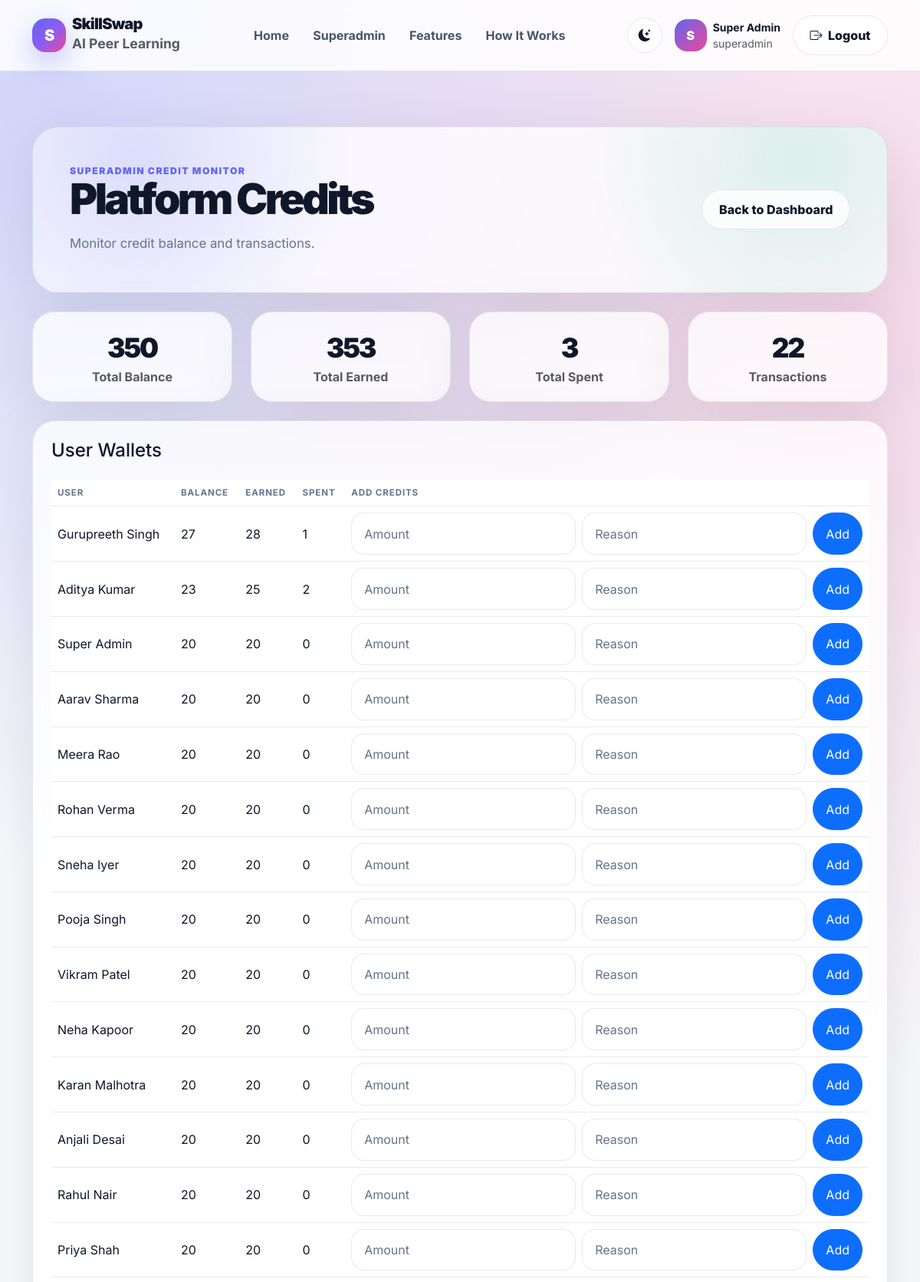
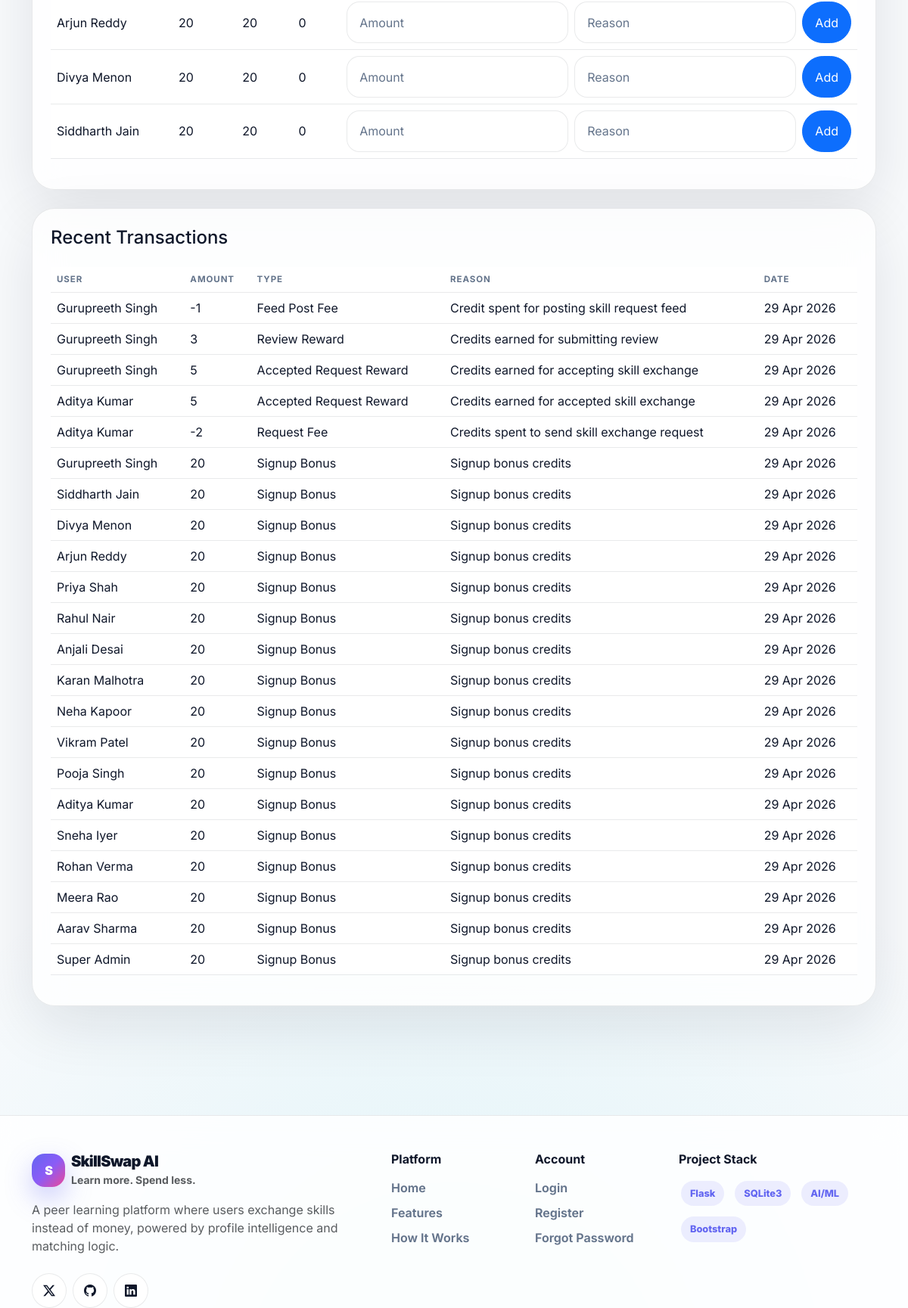
Page /admin/credits (signed in, upper part) on the committed database (2 pictures, top to bottom).
### app.py (models this page shows)
class User(db.Model):
    id = db.Column(db.Integer, primary_key=True)
    full_name = db.Column(db.String(120), nullable=False)
    email = db.Column(db.String(150), unique=True, nullable=False)
    password = db.Column(db.String(255), nullable=False)
    role = db.Column(db.String(50), default="user")
    skills_offered = db.Column(db.String(255), default="")
    skills_wanted = db.Column(db.String(255), default="")
    reset_token = db.Column(db.String(255), nullable=True)
    created_at = db.Column(db.DateTime, default=datetime.utcnow)

class CreditWallet(db.Model):
    id = db.Column(db.Integer, primary_key=True)
    user_id = db.Column(db.Integer, db.ForeignKey("user.id"), unique=True, nullable=False)
    balance = db.Column(db.Integer, default=20)
    total_earned = db.Column(db.Integer, default=20)
    total_spent = db.Column(db.Integer, default=0)
    updated_at = db.Column(db.DateTime, default=datetime.utcnow)
    user = db.relationship("User", backref="credit_wallet", uselist=False)

class CreditTransaction(db.Model):
    id = db.Column(db.Integer, primary_key=True)
    user_id = db.Column(db.Integer, db.ForeignKey("user.id"), nullable=False)
    amount = db.Column(db.Integer, nullable=False)
    transaction_type = db.Column(db.String(50), nullable=False)
    reason = db.Column(db.String(255), nullable=False)
    related_request_id = db.Column(db.Integer, db.ForeignKey("skill_exchange_request.id"), nullable=True)
    created_at = db.Column(db.DateTime, default=datetime.utcnow)
    user = db.relationship("User", backref="credit_transactions")
    related_request = db.relationship("SkillExchangeRequest", backref="credit_transactions")

### app.py (the view)
@app.route("/admin/credits")
def admin_credits():
    if not login_required():
        flash("Please login first.", "danger")
        return redirect(url_for("login"))
    if not superadmin_required():
        flash("Access denied. Superadmin only.", "danger")
        return redirect(url_for("user_dashboard"))
    wallets = CreditWallet.query.order_by(CreditWallet.balance.desc()).all()
    transactions = CreditTransaction.query.order_by(
        CreditTransaction.created_at.desc()
    ).limit(100).all()
    credit_stats = get_platform_credit_stats()
    return render_template(
        "admin_credits.html",
        wallets=wallets,
        transactions=transactions,
        credit_stats=credit_stats
    )

### app.py (called while the page is built)
def login_required():
    return "user_id" in session

def superadmin_required():
    return session.get("role") == "superadmin"

def get_platform_credit_stats():
    total_balance = db.session.query(db.func.sum(CreditWallet.balance)).scalar() or 0
    total_earned = db.session.query(db.func.sum(CreditWallet.total_earned)).scalar() or 0
    total_spent = db.session.query(db.func.sum(CreditWallet.total_spent)).scalar() or 0
    return {
        "total_balance": total_balance,
        "total_earned": total_earned,
        "total_spent": total_spent,
        "transaction_count": CreditTransaction.query.count(),
    }

### templates/admin_credits.html (shortened to what this page needs)
{% extends "base.html" %}
{% block content %}
<section class="easy-page-section">
  <div class="container">
    <div class="easy-hero-card mb-4">
      <div class="d-flex flex-column flex-lg-row justify-content-between align-items-lg-center gap-3">
        <div>
          <div class="section-eyebrow">Superadmin Credit Monitor</div>
          <h1 class="easy-title">Platform Credits</h1>
          <p class="section-subtitle mb-0">Monitor credit balance and transactions.</p>
        </div>
        <a href="{{ url_for('superadmin_dashboard') }}" class="premium-btn premium-btn-soft">Back to Dashboard</a>
      </div>
    </div>
    <div class="row g-4 mb-4">
      <div class="col-md-3"><div class="easy-stat-card"><div class="stat-number">{{ credit_stats.total_balance }}</div><div class="text-muted fw-bold">Total Balance</div></div></div>
      <div class="col-md-3"><div class="easy-stat-card"><div class="stat-number">{{ credit_stats.total_earned }}</div><div class="text-muted fw-bold">Total Earned</div></div></div>
      <div class="col-md-3"><div class="easy-stat-card"><div class="stat-number">{{ credit_stats.total_spent }}</div><div class="text-muted fw-bold">Total Spent</div></div></div>
      <div class="col-md-3"><div class="easy-stat-card"><div class="stat-number">{{ credit_stats.transaction_count }}</div><div class="text-muted fw-bold">Transactions</div></div></div>
    </div>
    <div class="easy-panel mb-4">
      <h4 class="fw-black mb-4">User Wallets</h4>
      <div class="table-responsive">
        <table class="table align-middle">
          <thead>
            <tr>
              <th>User</th>
              <th>Balance</th>
              <th>Earned</th>
              <th>Spent</th>
              <th>Add Credits</th>
            </tr>
          </thead>
          <tbody>
            {% for wallet in wallets %}
              <tr>
                <td>{{ wallet.user.full_name }}</td>
                <td>{{ wallet.balance }}</td>
                <td>{{ wallet.total_earned }}</td>
                <td>{{ wallet.total_spent }}</td>
                <td>
                  <form method="POST" action="{{ url_for('admin_add_credits', user_id=wallet.user_id) }}" class="d-flex gap-2">
                    <input type="number" name="amount" class="form-control" placeholder="Amount" min="1" required>
                    <input type="text" name="reason" class="form-control" placeholder="Reason">
                    <button class="btn btn-primary rounded-pill px-3" type="submit">Add</button>
                  </form>
                </td>
              </tr>
            {% endfor %}
          </tbody>
        </table>
      </div>
    </div>
    <div class="easy-panel">
      <h4 class="fw-black mb-4">Recent Transactions</h4>
      <div class="table-responsive">
        <table class="table align-middle">
          <thead>
            <tr>
              <th>User</th>
              <th>Amount</th>
              <th>Type</th>
              <th>Reason</th>
              <th>Date</th>
            </tr>
          </thead>
          <tbody>
            {% for tx in transactions %}
              <tr>
                <td>{{ tx.user.full_name }}</td>
                <td>{{ tx.amount }}</td>
                <td>{{ tx.transaction_type.replace("_", " ").title() }}</td>
                <td>{{ tx.reason }}</td>
                <td>{{ tx.created_at.strftime('%d %b %Y') }}</td>
              </tr>
            {% endfor %}
          </tbody>
        </table>
      </div>
    </div>
  </div>
</section>
{% endblock %}

### templates/base.html (shortened to what this page needs)
<!DOCTYPE html>
<html lang="en" data-theme="light">
<head>
  <link href="https://cdn.jsdelivr.net/npm/bootstrap@5.3.3/dist/css/bootstrap.min.css" rel="stylesheet">
  <link href="https://cdn.jsdelivr.net/npm/bootstrap-icons@1.11.3/font/bootstrap-icons.css" rel="stylesheet">
  <link rel="stylesheet" href="{{ url_for('static', filename='css/style.css') }}">
</head>
<body>
<div class="app-shell">
  <nav class="navbar navbar-expand-lg modern-navbar sticky-top py-3">
    <div class="container">
      <a href="{{ url_for('home') }}" class="navbar-brand d-flex align-items-center gap-2">
        <span class="brand-logo">S</span>
        <span>
          <span class="brand-title d-block lh-1">SkillSwap</span>
          <small class="text-muted fw-bold">AI Peer Learning</small>
        </span>
      </a>
      <div class="collapse navbar-collapse" id="mainNav">
        <ul class="navbar-nav mx-auto gap-lg-1">
          <li class="nav-item"><a class="nav-link" href="{{ url_for('home') }}">Home</a></li>
          {% if session.get("user_id") %}
            {% if session.get("role") == "superadmin" %}
              <li class="nav-item"><a class="nav-link" href="{{ url_for('superadmin_dashboard') }}">Superadmin</a></li>
            {% else %}
              <li class="nav-item"><a class="nav-link" href="{{ url_for('user_dashboard') }}">Dashboard</a></li>
            {% endif %}
          {% endif %}
          <li class="nav-item"><a class="nav-link" href="{{ url_for('home') }}#features">Features</a></li>
          <li class="nav-item"><a class="nav-link" href="{{ url_for('home') }}#how-it-works">How It Works</a></li>
        </ul>
        <div class="d-flex align-items-center gap-2 flex-wrap">
          <button class="theme-toggle" type="button" onclick="toggleSkillSwapTheme()" title="Toggle theme">
            <i data-theme-icon class="bi bi-moon-stars-fill"></i>
          </button>
          {% if session.get("user_id") %}
            <div class="d-none d-lg-flex align-items-center gap-2 px-2">
              <span class="avatar">{{ session.get("full_name", "U")[0] }}</span>
              <div>
                <div class="fw-bold small">{{ session.get("full_name", "User") }}</div>
                <div class="text-muted small">{{ session.get("role", "user") }}</div>
              </div>
            </div>
            <a href="{{ url_for('logout') }}" class="premium-btn premium-btn-soft">
              <i class="bi bi-box-arrow-right me-1"></i> Logout
            </a>
          {% else %}
            <a href="{{ url_for('login') }}" class="premium-btn premium-btn-soft">Login</a>
            <a href="{{ url_for('register') }}" class="premium-btn premium-btn-primary">Join Free</a>
          {% endif %}
        </div>
      </div>
    </div>
  </nav>
  <main class="main-content">
    {% block content %}{% endblock %}
  </main>
  <footer class="footer py-5">
    <div class="container">
      <div class="row g-4">
        <div class="col-lg-5">
          <div class="d-flex align-items-center gap-2 mb-3">
            <span class="brand-logo">S</span>
            <div>
              <h5 class="fw-black mb-0 brand-title">SkillSwap AI</h5>
              <small class="text-muted fw-bold">Learn more. Spend less.</small>
            </div>
          </div>
          <p class="text-muted mb-4" style="max-width: 430px;">
            A peer learning platform where users exchange skills instead of money, powered by profile intelligence and matching logic.
          </p>
          <div class="d-flex gap-2">
            <span class="theme-toggle"><i class="bi bi-twitter-x"></i></span>
            <span class="theme-toggle"><i class="bi bi-github"></i></span>
            <span class="theme-toggle"><i class="bi bi-linkedin"></i></span>
          </div>
        </div>
        <div class="col-6 col-lg-2">
          <h6 class="fw-bold mb-3">Platform</h6>
          <a class="footer-link" href="{{ url_for('home') }}">Home</a>
          <a class="footer-link" href="{{ url_for('home') }}#features">Features</a>
          <a class="footer-link" href="{{ url_for('home') }}#how-it-works">How It Works</a>
        </div>
        <div class="col-6 col-lg-2">
          <h6 class="fw-bold mb-3">Account</h6>
          <a class="footer-link" href="{{ url_for('login') }}">Login</a>
          <a class="footer-link" href="{{ url_for('register') }}">Register</a>
          <a class="footer-link" href="{{ url_for('forgot_password') }}">Forgot Password</a>
        </div>
        <div class="col-lg-3">
          <h6 class="fw-bold mb-3">Project Stack</h6>
          <div class="d-flex flex-wrap gap-2">
            <span class="skill-pill">Flask</span>
            <span class="skill-pill">SQLite3</span>
            <span class="skill-pill">AI/ML</span>
            <span class="skill-pill">Bootstrap</span>
          </div>
        </div>
      </div>
    </div>
  </footer>
</div>
</body>
</html>

### rows in the picture
User: get "Super Admin", get "superadmin"
CreditWallet: user.full_name "Gurupreeth Singh", balance "27", total_earned "28", total_spent "1"
CreditWallet: user.full_name "Aditya Kumar", balance "23", total_earned "25", total_spent "2"
CreditWallet: user.full_name "Super Admin", balance "20", total_earned "20", total_spent "0"
CreditWallet: user.full_name "Aarav Sharma", balance "20", total_earned "20", total_spent "0"
CreditWallet: user.full_name "Meera Rao", balance "20", total_earned "20", total_spent "0"
CreditWallet: user.full_name "Rohan Verma", balance "20", total_earned "20", total_spent "0"
CreditWallet: user.full_name "Sneha Iyer", balance "20", total_earned "20", total_spent "0"
CreditWallet: user.full_name "Pooja Singh", balance "20", total_earned "20", total_spent "0"
CreditWallet: user.full_name "Vikram Patel", balance "20", total_earned "20", total_spent "0"
CreditWallet: user.full_name "Neha Kapoor", balance "20", total_earned "20", total_spent "0"
CreditWallet: user.full_name "Karan Malhotra", balance "20", total_earned "20", total_spent "0"
CreditWallet: user.full_name "Anjali Desai", balance "20", total_earned "20", total_spent "0"
CreditWallet: user.full_name "Rahul Nair", balance "20", total_earned "20", total_spent "0"
CreditWallet: user.full_name "Priya Shah", balance "20", total_earned "20", total_spent "0"
CreditWallet: user.full_name "Arjun Reddy", balance "20", total_earned "20", total_spent "0"
CreditWallet: user.full_name "Divya Menon", balance "20", total_earned "20", total_spent "0"
CreditWallet: user.full_name "Siddharth Jain", balance "20", total_earned "20", total_spent "0"
CreditTransaction: user.full_name "Gurupreeth Singh", amount "-1", transaction_type.replace "Feed Post Fee", reason "Credit spent for posting skill request feed", created_at "29 Apr 2026"
CreditTransaction: user.full_name "Gurupreeth Singh", amount "3", transaction_type.replace "Review Reward", reason "Credits earned for submitting review", created_at "29 Apr 2026"
CreditTransaction: user.full_name "Gurupreeth Singh", amount "5", transaction_type.replace "Accepted Request Reward", reason "Credits earned for accepting skill exchange", created_at "29 Apr 2026"
CreditTransaction: user.full_name "Aditya Kumar", amount "5", transaction_type.replace "Accepted Request Reward", reason "Credits earned for accepted skill exchange", created_at "29 Apr 2026"
CreditTransaction: user.full_name "Aditya Kumar", amount "-2", transaction_type.replace "Request Fee", reason "Credits spent to send skill exchange request", created_at "29 Apr 2026"
CreditTransaction: user.full_name "Gurupreeth Singh", amount "20", transaction_type.replace "Signup Bonus", reason "Signup bonus credits", created_at "29 Apr 2026"
CreditTransaction: user.full_name "Siddharth Jain", amount "20", transaction_type.replace "Signup Bonus", reason "Signup bonus credits", created_at "29 Apr 2026"
CreditTransaction: user.full_name "Divya Menon", amount "20", transaction_type.replace "Signup Bonus", reason "Signup bonus credits", created_at "29 Apr 2026"
CreditTransaction: user.full_name "Arjun Reddy", amount "20", transaction_type.replace "Signup Bonus", reason "Signup bonus credits", created_at "29 Apr 2026"
CreditTransaction: user.full_name "Priya Shah", amount "20", transaction_type.replace "Signup Bonus", reason "Signup bonus credits", created_at "29 Apr 2026"
CreditTransaction: user.full_name "Rahul Nair", amount "20", transaction_type.replace "Signup Bonus", reason "Signup bonus credits", created_at "29 Apr 2026"
CreditTransaction: user.full_name "Anjali Desai", amount "20", transaction_type.replace "Signup Bonus", reason "Signup bonus credits", created_at "29 Apr 2026"
CreditTransaction: user.full_name "Karan Malhotra", amount "20", transaction_type.replace "Signup Bonus", reason "Signup bonus credits", created_at "29 Apr 2026"
CreditTransaction: user.full_name "Neha Kapoor", amount "20", transaction_type.replace "Signup Bonus", reason "Signup bonus credits", created_at "29 Apr 2026"
CreditTransaction: user.full_name "Vikram Patel", amount "20", transaction_type.replace "Signup Bonus", reason "Signup bonus credits", created_at "29 Apr 2026"
CreditTransaction: user.full_name "Pooja Singh", amount "20", transaction_type.replace "Signup Bonus", reason "Signup bonus credits", created_at "29 Apr 2026"
CreditTransaction: user.full_name "Aditya Kumar", amount "20", transaction_type.replace "Signup Bonus", reason "Signup bonus credits", created_at "29 Apr 2026"
CreditTransaction: user.full_name "Sneha Iyer", amount "20", transaction_type.replace "Signup Bonus", reason "Signup bonus credits", created_at "29 Apr 2026"
CreditTransaction: user.full_name "Rohan Verma", amount "20", transaction_type.replace "Signup Bonus", reason "Signup bonus credits", created_at "29 Apr 2026"
CreditTransaction: user.full_name "Meera Rao", amount "20", transaction_type.replace "Signup Bonus", reason "Signup bonus credits", created_at "29 Apr 2026"
CreditTransaction: user.full_name "Aarav Sharma", amount "20", transaction_type.replace "Signup Bonus", reason "Signup bonus credits", created_at "29 Apr 2026"
CreditTransaction: user.full_name "Super Admin", amount "20", transaction_type.replace "Signup Bonus", reason "Signup bonus credits", created_at "29 Apr 2026"

### other values in the picture
{{ session.get("full_name", "U")[0] }} "S"
{{ credit_stats.total_balance }} "350"
{{ credit_stats.total_earned }} "353"
{{ credit_stats.total_spent }} "3"
{{ credit_stats.transaction_count }} "22"
